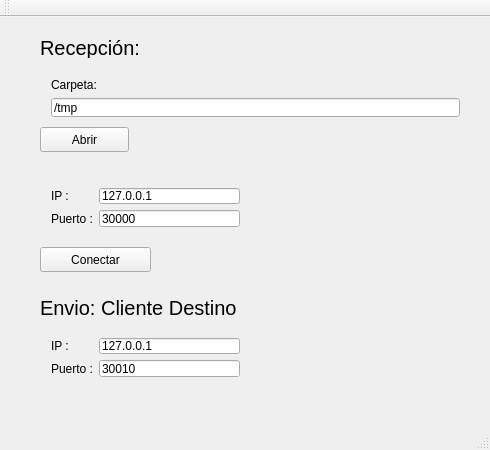
<?xml version="1.0" encoding="UTF-8"?>
<ui version="4.0">
 <class>Server</class>
 <widget class="QMainWindow" name="Server">
  <property name="geometry">
   <rect>
    <x>0</x>
    <y>0</y>
    <width>490</width>
    <height>450</height>
   </rect>
  </property>
  <property name="minimumSize">
   <size>
    <width>490</width>
    <height>450</height>
   </size>
  </property>
  <property name="windowTitle">
   <string>Server</string>
  </property>
  <widget class="QWidget" name="centralWidget">
   <widget class="QPushButton" name="Conectar_btn">
    <property name="geometry">
     <rect>
      <x>40</x>
      <y>230</y>
      <width>111</width>
      <height>25</height>
     </rect>
    </property>
    <property name="text">
     <string>Conectar</string>
    </property>
   </widget>
   <widget class="QWidget" name="formLayoutWidget">
    <property name="geometry">
     <rect>
      <x>40</x>
      <y>160</y>
      <width>211</width>
      <height>61</height>
     </rect>
    </property>
    <layout class="QFormLayout" name="formLayout">
     <item row="0" column="0">
      <widget class="QLabel" name="label">
       <property name="text">
        <string>IP :  </string>
       </property>
      </widget>
     </item>
     <item row="1" column="0">
      <widget class="QLabel" name="label_2">
       <property name="text">
        <string>Puerto :</string>
       </property>
      </widget>
     </item>
     <item row="1" column="1">
      <widget class="QLineEdit" name="Puerto_text">
       <property name="text">
        <string>30000</string>
       </property>
      </widget>
     </item>
     <item row="0" column="1">
      <widget class="QLineEdit" name="IP_text">
       <property name="text">
        <string>127.0.0.1</string>
       </property>
      </widget>
     </item>
    </layout>
   </widget>
   <widget class="QPushButton" name="Carpeta_btn">
    <property name="geometry">
     <rect>
      <x>40</x>
      <y>110</y>
      <width>89</width>
      <height>25</height>
     </rect>
    </property>
    <property name="text">
     <string>Abrir</string>
    </property>
   </widget>
   <widget class="QWidget" name="formLayoutWidget_2">
    <property name="geometry">
     <rect>
      <x>40</x>
      <y>50</y>
      <width>431</width>
      <height>61</height>
     </rect>
    </property>
    <layout class="QFormLayout" name="formLayout_2">
     <item row="0" column="0">
      <widget class="QLabel" name="label_3">
       <property name="text">
        <string>Carpeta:</string>
       </property>
      </widget>
     </item>
     <item row="1" column="0" colspan="2">
      <widget class="QLineEdit" name="path">
       <property name="text">
        <string>/tmp</string>
       </property>
      </widget>
     </item>
    </layout>
   </widget>
   <widget class="QLabel" name="label_4">
    <property name="geometry">
     <rect>
      <x>40</x>
      <y>20</y>
      <width>101</width>
      <height>21</height>
     </rect>
    </property>
    <property name="font">
     <font>
      <pointsize>15</pointsize>
     </font>
    </property>
    <property name="text">
     <string>Recepción:</string>
    </property>
   </widget>
   <widget class="QLabel" name="label_5">
    <property name="geometry">
     <rect>
      <x>40</x>
      <y>280</y>
      <width>211</width>
      <height>21</height>
     </rect>
    </property>
    <property name="font">
     <font>
      <pointsize>15</pointsize>
     </font>
    </property>
    <property name="text">
     <string>Envio: Cliente Destino</string>
    </property>
   </widget>
   <widget class="QWidget" name="formLayoutWidget_3">
    <property name="geometry">
     <rect>
      <x>40</x>
      <y>310</y>
      <width>211</width>
      <height>61</height>
     </rect>
    </property>
    <layout class="QFormLayout" name="formLayout_3">
     <item row="0" column="0">
      <widget class="QLabel" name="label_6">
       <property name="text">
        <string>IP :  </string>
       </property>
      </widget>
     </item>
     <item row="1" column="0">
      <widget class="QLabel" name="label_7">
       <property name="text">
        <string>Puerto :</string>
       </property>
      </widget>
     </item>
     <item row="1" column="1">
      <widget class="QLineEdit" name="Puerto_text_2">
       <property name="text">
        <string>30010</string>
       </property>
      </widget>
     </item>
     <item row="0" column="1">
      <widget class="QLineEdit" name="IP_text_2">
       <property name="text">
        <string>127.0.0.1</string>
       </property>
      </widget>
     </item>
    </layout>
   </widget>
  </widget>
  <widget class="QMenuBar" name="menuBar">
   <property name="geometry">
    <rect>
     <x>0</x>
     <y>0</y>
     <width>490</width>
     <height>22</height>
    </rect>
   </property>
  </widget>
  <widget class="QToolBar" name="mainToolBar">
   <attribute name="toolBarArea">
    <enum>TopToolBarArea</enum>
   </attribute>
   <attribute name="toolBarBreak">
    <bool>false</bool>
   </attribute>
  </widget>
  <widget class="QStatusBar" name="statusBar"/>
 </widget>
 <layoutdefault spacing="6" margin="11"/>
 <resources/>
 <connections/>
</ui>
